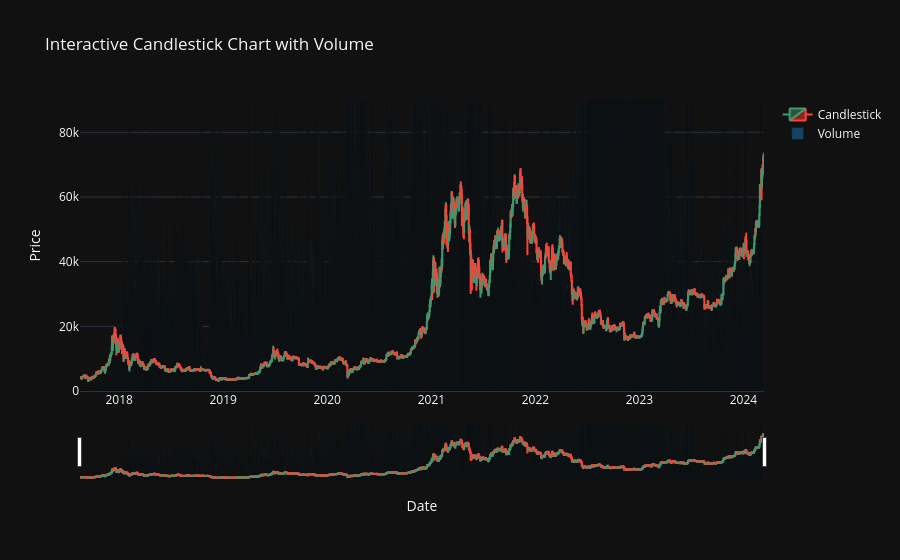

Notebook cell for this chart:
### Code cell
# Load historical data
historical_data = pd.read_csv('D:/iqrobot/btcusdt_data.csv')

# Convert 'datetime' column to datetime type
historical_data['datetime'] = pd.to_datetime(historical_data['datetime'])

# Create the candlestick trace
candlestick = go.Candlestick(x=historical_data['datetime'],
                             open=historical_data['open'],
                             high=historical_data['high'],
                             low=historical_data['low'],
                             close=historical_data['close'],
                             name='Candlestick')

# Create the volume trace
volume = go.Bar(x=historical_data['datetime'],
                y=historical_data['volume'],
                name='Volume',
                marker_color='rgba(31,119,180,0.5)')

# Create the figure object
fig = go.Figure(data=[candlestick, volume])

# Update layout for better interactivity
fig.update_layout(xaxis_rangeslider_visible=True,
                  title='Interactive Candlestick Chart with Volume',
                  xaxis_title='Date',
                  yaxis_title='Price',
                  template='plotly_dark')
# Limit y-axis to 100k
fig.update_yaxes(range=[0, 90000])


# Show the interactive chart
fig.show()

### Figure 1 — Plotly figure (JSON) as saved in the notebook; plotly's stock layout.template omitted (floating-point values rounded to 4 significant figures; data arrays with more than 128 entries replaced by an {"elided": "..."} marker saying what was removed)
{"data": [{"close": {"elided": "2401 float values"}, "high": {"elided": "2401 float values"}, "low": {"elided": "2401 float values"}, "name": "Candlestick", "open": {"elided": "2401 float values"}, "type": "candlestick", "x": {"elided": "2401 str values"}}, {"marker": {"color": "rgba(31,119,180,0.5)"}, "name": "Volume", "type": "bar", "x": {"elided": "2401 str values"}, "y": {"elided": "2401 float values"}}], "layout": {"title": {"text": "Interactive Candlestick Chart with Volume"}, "xaxis": {"rangeslider": {"visible": true}, "title": {"text": "Date"}}, "yaxis": {"range": [0, 90000], "title": {"text": "Price"}}}}
